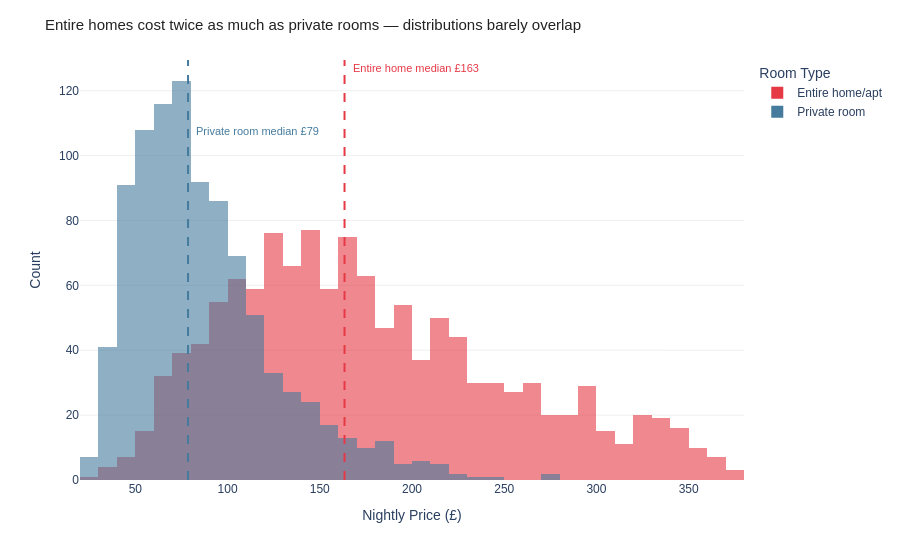

This figure's notebook cell:
### Markdown cell above
## Task 1 — Histogram: price by room type (overlapping distributions)

**What to build:** A histogram showing price distributions for **Entire home/apt vs Private room** (exclude Shared room — too few observations) overlaid on the same chart.

**Requirements:**
- Both room types on the same chart (use `color='room_type'`)
- `barmode='overlay'` with `opacity=0.6` so both distributions are visible
- A vertical line for the median of EACH room type, differently coloured
- Insight title comparing the two distributions

> 💡 `df_cap[df_cap['room_type'].isin(['Entire home/apt','Private room'])]`

### Code cell
# Task 1 — Histogram: Entire home vs Private room price distributions

two_types = df_cap[df_cap['room_type'].isin(['Entire home/apt', 'Private room'])]

median_entire  = two_types[two_types['room_type'] == 'Entire home/apt']['price'].median()
median_private = two_types[two_types['room_type'] == 'Private room']['price'].median()

COLOR_MAP = {
    'Entire home/apt': '#E63946',
    'Private room':    '#457B9D'
}

fig = px.histogram(
    two_types,
    x='price',
    color='room_type',
    barmode='overlay',
    opacity=0.6,
    nbins=50,
    color_discrete_map=COLOR_MAP,
    labels={'price': 'Nightly Price (£)', 'room_type': 'Room Type'}
)

fig.add_vline(x=median_entire, line_dash='dash', line_color='#E63946', line_width=2)
fig.add_annotation(x=median_entire, y=1, yref='paper',
    text=f"Entire home median £{median_entire:.0f}",
    showarrow=False, xanchor='left', xshift=6,
    font=dict(family='Arial', size=11, color='#E63946'))

fig.add_vline(x=median_private, line_dash='dash', line_color='#457B9D', line_width=2)
fig.add_annotation(x=median_private, y=0.85, yref='paper',
    text=f"Private room median £{median_private:.0f}",
    showarrow=False, xanchor='left', xshift=6,
    font=dict(family='Arial', size=11, color='#457B9D'))

fig.update_layout(
    title=dict(text="Entire homes cost twice as much as private rooms — distributions barely overlap",
        font=dict(family='Arial', size=15, color='#222222')),
    plot_bgcolor='white', paper_bgcolor='white',
    font=dict(family='Arial'),
    xaxis=dict(showgrid=False, showline=False),
    yaxis=dict(showgrid=True, gridcolor='#F0F0F0', showline=False, title='Count')
)
fig.show()

### Figure 1 — Plotly figure (JSON) as saved in the notebook; plotly's stock layout.template omitted (floating-point values rounded to 4 significant figures; data arrays with more than 128 entries replaced by an {"elided": "..."} marker saying what was removed)
{"data": [{"bingroup": "x", "hovertemplate": "Room Type=Entire home/apt<br>Nightly Price (£)=%{x}<br>count=%{y}<extra></extra>", "legendgroup": "Entire home/apt", "marker": {"color": "#E63946", "opacity": 0.6, "pattern": {"shape": ""}}, "name": "Entire home/apt", "nbinsx": 50, "orientation": "v", "showlegend": true, "type": "histogram", "x": {"elided": "1251 float values"}, "xaxis": "x", "yaxis": "y"}, {"bingroup": "x", "hovertemplate": "Room Type=Private room<br>Nightly Price (£)=%{x}<br>count=%{y}<extra></extra>", "legendgroup": "Private room", "marker": {"color": "#457B9D", "opacity": 0.6, "pattern": {"shape": ""}}, "name": "Private room", "nbinsx": 50, "orientation": "v", "showlegend": true, "type": "histogram", "x": {"elided": "942 float values"}, "xaxis": "x", "yaxis": "y"}], "layout": {"annotations": [{"font": {"color": "#E63946", "family": "Arial", "size": 11}, "showarrow": false, "text": "Entire home median £163", "x": 163.4, "xanchor": "left", "xshift": 6, "y": 1, "yref": "paper"}, {"font": {"color": "#457B9D", "family": "Arial", "size": 11}, "showarrow": false, "text": "Private room median £79", "x": 78.57, "xanchor": "left", "xshift": 6, "y": 0.85, "yref": "paper"}], "barmode": "overlay", "font": {"family": "Arial"}, "legend": {"title": {"text": "Room Type"}, "tracegroupgap": 0}, "margin": {"t": 60}, "paper_bgcolor": "white", "plot_bgcolor": "white", "shapes": [{"line": {"color": "#E63946", "dash": "dash", "width": 2}, "type": "line", "x0": 163.4, "x1": 163.4, "xref": "x", "y0": 0, "y1": 1, "yref": "y domain"}, {"line": {"color": "#457B9D", "dash": "dash", "width": 2}, "type": "line", "x0": 78.57, "x1": 78.57, "xref": "x", "y0": 0, "y1": 1, "yref": "y domain"}], "title": {"font": {"color": "#222222", "family": "Arial", "size": 15}, "text": "Entire homes cost twice as much as private rooms — distributions barely overlap"}, "xaxis": {"anchor": "y", "domain": [0, 1], "showgrid": false, "showline": false, "title": {"text": "Nightly Price (£)"}}, "yaxis": {"anchor": "x", "domain": [0, 1], "gridcolor": "#F0F0F0", "showgrid": true, "showline": false, "title": {"text": "Count"}}}}
